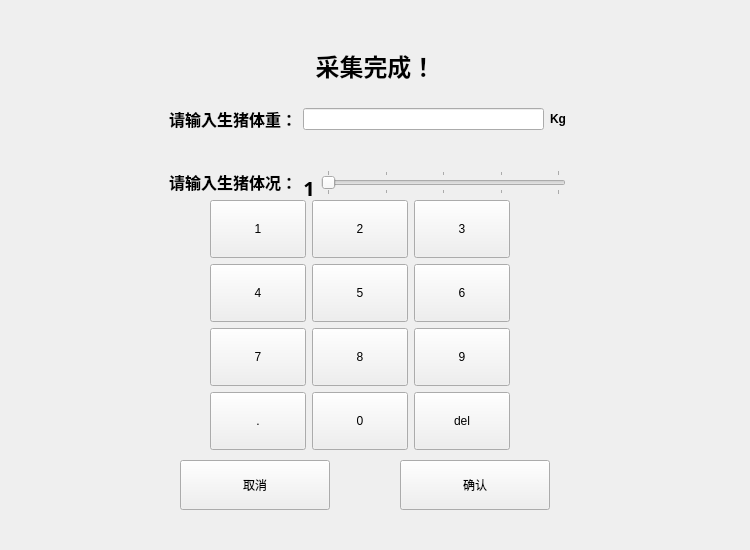
<?xml version="1.0" encoding="UTF-8"?>
<ui version="4.0">
 <class>InputDialog</class>
 <widget class="QWidget" name="InputDialog">
  <property name="geometry">
   <rect>
    <x>0</x>
    <y>0</y>
    <width>750</width>
    <height>550</height>
   </rect>
  </property>
  <property name="minimumSize">
   <size>
    <width>750</width>
    <height>550</height>
   </size>
  </property>
  <property name="maximumSize">
   <size>
    <width>750</width>
    <height>550</height>
   </size>
  </property>
  <property name="windowTitle">
   <string>大北农专项_输入生猪体重</string>
  </property>
  <widget class="QPushButton" name="btn_cancel">
   <property name="geometry">
    <rect>
     <x>180</x>
     <y>460</y>
     <width>150</width>
     <height>50</height>
    </rect>
   </property>
   <property name="text">
    <string>取消</string>
   </property>
  </widget>
  <widget class="QPushButton" name="btn_confirm">
   <property name="geometry">
    <rect>
     <x>400</x>
     <y>460</y>
     <width>150</width>
     <height>50</height>
    </rect>
   </property>
   <property name="sizePolicy">
    <sizepolicy hsizetype="Fixed" vsizetype="Fixed">
     <horstretch>0</horstretch>
     <verstretch>0</verstretch>
    </sizepolicy>
   </property>
   <property name="text">
    <string>确认</string>
   </property>
  </widget>
  <widget class="QLabel" name="label_3">
   <property name="geometry">
    <rect>
     <x>250</x>
     <y>30</y>
     <width>251</width>
     <height>71</height>
    </rect>
   </property>
   <property name="text">
    <string>&lt;html&gt;&lt;head/&gt;&lt;body&gt;&lt;p align=&quot;center&quot;&gt;&lt;span style=&quot; font-size:18pt; font-weight:600;&quot;&gt;采集完成！&lt;/span&gt;&lt;/p&gt;&lt;/body&gt;&lt;/html&gt;</string>
   </property>
  </widget>
  <widget class="QWidget" name="widget_2" native="true">
   <property name="geometry">
    <rect>
     <x>210</x>
     <y>200</y>
     <width>300</width>
     <height>250</height>
    </rect>
   </property>
   <layout class="QGridLayout" name="gridLayout">
    <item row="0" column="0">
     <widget class="QPushButton" name="pushButton">
      <property name="sizePolicy">
       <sizepolicy hsizetype="MinimumExpanding" vsizetype="MinimumExpanding">
        <horstretch>0</horstretch>
        <verstretch>0</verstretch>
       </sizepolicy>
      </property>
      <property name="text">
       <string>1</string>
      </property>
      <attribute name="buttonGroup">
       <string notr="true">buttonGroup</string>
      </attribute>
     </widget>
    </item>
    <item row="0" column="1">
     <widget class="QPushButton" name="pushButton_2">
      <property name="sizePolicy">
       <sizepolicy hsizetype="MinimumExpanding" vsizetype="MinimumExpanding">
        <horstretch>0</horstretch>
        <verstretch>0</verstretch>
       </sizepolicy>
      </property>
      <property name="text">
       <string>2</string>
      </property>
      <attribute name="buttonGroup">
       <string notr="true">buttonGroup</string>
      </attribute>
     </widget>
    </item>
    <item row="0" column="2">
     <widget class="QPushButton" name="pushButton_3">
      <property name="sizePolicy">
       <sizepolicy hsizetype="MinimumExpanding" vsizetype="MinimumExpanding">
        <horstretch>0</horstretch>
        <verstretch>0</verstretch>
       </sizepolicy>
      </property>
      <property name="text">
       <string>3</string>
      </property>
      <attribute name="buttonGroup">
       <string notr="true">buttonGroup</string>
      </attribute>
     </widget>
    </item>
    <item row="1" column="0">
     <widget class="QPushButton" name="pushButton_4">
      <property name="sizePolicy">
       <sizepolicy hsizetype="MinimumExpanding" vsizetype="MinimumExpanding">
        <horstretch>0</horstretch>
        <verstretch>0</verstretch>
       </sizepolicy>
      </property>
      <property name="text">
       <string>4</string>
      </property>
      <attribute name="buttonGroup">
       <string notr="true">buttonGroup</string>
      </attribute>
     </widget>
    </item>
    <item row="1" column="1">
     <widget class="QPushButton" name="pushButton_5">
      <property name="sizePolicy">
       <sizepolicy hsizetype="MinimumExpanding" vsizetype="MinimumExpanding">
        <horstretch>0</horstretch>
        <verstretch>0</verstretch>
       </sizepolicy>
      </property>
      <property name="text">
       <string>5</string>
      </property>
      <attribute name="buttonGroup">
       <string notr="true">buttonGroup</string>
      </attribute>
     </widget>
    </item>
    <item row="1" column="2">
     <widget class="QPushButton" name="pushButton_6">
      <property name="sizePolicy">
       <sizepolicy hsizetype="MinimumExpanding" vsizetype="MinimumExpanding">
        <horstretch>0</horstretch>
        <verstretch>0</verstretch>
       </sizepolicy>
      </property>
      <property name="text">
       <string>6</string>
      </property>
      <attribute name="buttonGroup">
       <string notr="true">buttonGroup</string>
      </attribute>
     </widget>
    </item>
    <item row="2" column="0">
     <widget class="QPushButton" name="pushButton_7">
      <property name="sizePolicy">
       <sizepolicy hsizetype="MinimumExpanding" vsizetype="MinimumExpanding">
        <horstretch>0</horstretch>
        <verstretch>0</verstretch>
       </sizepolicy>
      </property>
      <property name="text">
       <string>7</string>
      </property>
      <attribute name="buttonGroup">
       <string notr="true">buttonGroup</string>
      </attribute>
     </widget>
    </item>
    <item row="2" column="1">
     <widget class="QPushButton" name="pushButton_8">
      <property name="sizePolicy">
       <sizepolicy hsizetype="MinimumExpanding" vsizetype="MinimumExpanding">
        <horstretch>0</horstretch>
        <verstretch>0</verstretch>
       </sizepolicy>
      </property>
      <property name="text">
       <string>8</string>
      </property>
      <attribute name="buttonGroup">
       <string notr="true">buttonGroup</string>
      </attribute>
     </widget>
    </item>
    <item row="2" column="2">
     <widget class="QPushButton" name="pushButton_9">
      <property name="sizePolicy">
       <sizepolicy hsizetype="MinimumExpanding" vsizetype="MinimumExpanding">
        <horstretch>0</horstretch>
        <verstretch>0</verstretch>
       </sizepolicy>
      </property>
      <property name="text">
       <string>9</string>
      </property>
      <attribute name="buttonGroup">
       <string notr="true">buttonGroup</string>
      </attribute>
     </widget>
    </item>
    <item row="3" column="0">
     <widget class="QPushButton" name="pushButton_10">
      <property name="sizePolicy">
       <sizepolicy hsizetype="MinimumExpanding" vsizetype="MinimumExpanding">
        <horstretch>0</horstretch>
        <verstretch>0</verstretch>
       </sizepolicy>
      </property>
      <property name="text">
       <string>.</string>
      </property>
      <attribute name="buttonGroup">
       <string notr="true">buttonGroup</string>
      </attribute>
     </widget>
    </item>
    <item row="3" column="1">
     <widget class="QPushButton" name="pushButton_11">
      <property name="sizePolicy">
       <sizepolicy hsizetype="MinimumExpanding" vsizetype="MinimumExpanding">
        <horstretch>0</horstretch>
        <verstretch>0</verstretch>
       </sizepolicy>
      </property>
      <property name="text">
       <string>0</string>
      </property>
      <attribute name="buttonGroup">
       <string notr="true">buttonGroup</string>
      </attribute>
     </widget>
    </item>
    <item row="3" column="2">
     <widget class="QPushButton" name="pushButton_12">
      <property name="sizePolicy">
       <sizepolicy hsizetype="MinimumExpanding" vsizetype="MinimumExpanding">
        <horstretch>0</horstretch>
        <verstretch>0</verstretch>
       </sizepolicy>
      </property>
      <property name="text">
       <string>del</string>
      </property>
      <attribute name="buttonGroup">
       <string notr="true">buttonGroup</string>
      </attribute>
     </widget>
    </item>
   </layout>
  </widget>
  <widget class="QWidget" name="widget_4" native="true">
   <property name="geometry">
    <rect>
     <x>160</x>
     <y>90</y>
     <width>415</width>
     <height>121</height>
    </rect>
   </property>
   <layout class="QVBoxLayout" name="verticalLayout">
    <item>
     <widget class="QWidget" name="widget" native="true">
      <layout class="QHBoxLayout" name="horizontalLayout">
       <item>
        <widget class="QLabel" name="label">
         <property name="text">
          <string>&lt;html&gt;&lt;head/&gt;&lt;body&gt;&lt;p align=&quot;center&quot;&gt;&lt;span style=&quot; font-size:12pt; font-weight:600;&quot;&gt;请输入生猪体重：&lt;/span&gt;&lt;/p&gt;&lt;/body&gt;&lt;/html&gt;</string>
         </property>
        </widget>
       </item>
       <item>
        <widget class="QLineEdit" name="ldt_input_weight"/>
       </item>
       <item>
        <widget class="QLabel" name="label_2">
         <property name="text">
          <string>&lt;html&gt;&lt;head/&gt;&lt;body&gt;&lt;p align=&quot;center&quot;&gt;&lt;span style=&quot; font-weight:600;&quot;&gt;Kg&lt;/span&gt;&lt;/p&gt;&lt;/body&gt;&lt;/html&gt;</string>
         </property>
        </widget>
       </item>
      </layout>
     </widget>
    </item>
    <item>
     <widget class="QWidget" name="widget_3" native="true">
      <layout class="QHBoxLayout" name="horizontalLayout_2">
       <item>
        <widget class="QLabel" name="label_4">
         <property name="text">
          <string>&lt;html&gt;&lt;head/&gt;&lt;body&gt;&lt;p align=&quot;center&quot;&gt;&lt;span style=&quot; font-size:12pt; font-weight:600;&quot;&gt;请输入生猪体况：&lt;/span&gt;&lt;/p&gt;&lt;/body&gt;&lt;/html&gt;</string>
         </property>
        </widget>
       </item>
       <item>
        <widget class="QLabel" name="label_bcs">
         <property name="font">
          <font>
           <family>黑体</family>
           <pointsize>15</pointsize>
           <weight>75</weight>
           <bold>true</bold>
          </font>
         </property>
         <property name="text">
          <string>1</string>
         </property>
         <property name="alignment">
          <set>Qt::AlignBottom|Qt::AlignHCenter</set>
         </property>
        </widget>
       </item>
       <item>
        <widget class="QSlider" name="hs_bcs">
         <property name="minimum">
          <number>1</number>
         </property>
         <property name="maximum">
          <number>5</number>
         </property>
         <property name="pageStep">
          <number>1</number>
         </property>
         <property name="orientation">
          <enum>Qt::Horizontal</enum>
         </property>
         <property name="invertedAppearance">
          <bool>false</bool>
         </property>
         <property name="invertedControls">
          <bool>false</bool>
         </property>
         <property name="tickPosition">
          <enum>QSlider::TicksBothSides</enum>
         </property>
         <property name="tickInterval">
          <number>1</number>
         </property>
        </widget>
       </item>
      </layout>
     </widget>
    </item>
   </layout>
  </widget>
 </widget>
 <resources/>
 <connections/>
 <buttongroups>
  <buttongroup name="buttonGroup"/>
 </buttongroups>
</ui>
